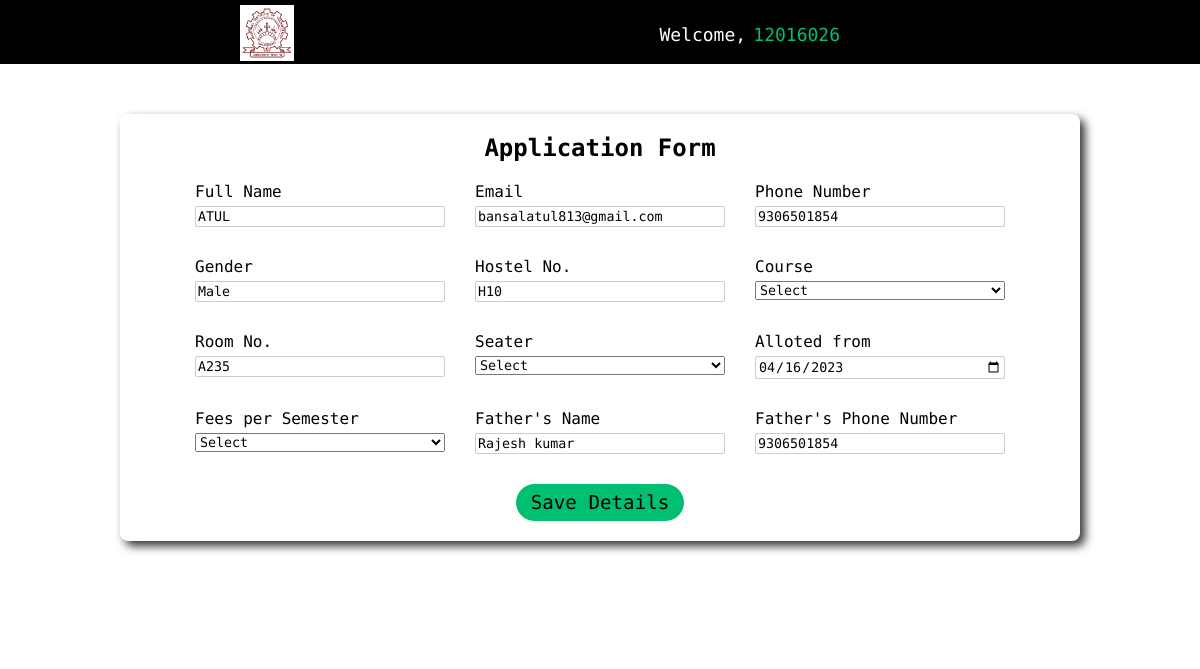
/students/edit_details.php?id=12016026, run on an earlier commit of the app's database.
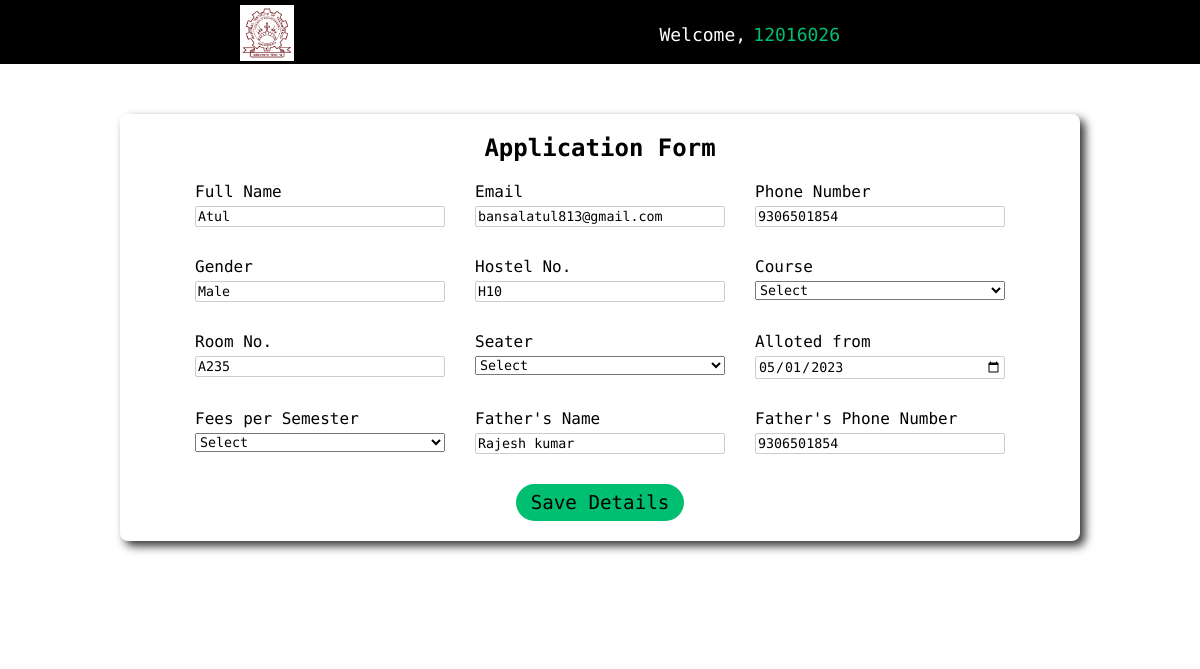
And on a later commit of the database.
### tables this page shows
CREATE TABLE `students` (
  `student_id` int(11) NOT NULL,
  `student_roll` int(11) NOT NULL,
  `student_name` varchar(255) NOT NULL,
  `student_email` varchar(255) NOT NULL,
  `student_phone` bigint(20) NOT NULL,
  `student_pass` varchar(255) NOT NULL,
  `hostel_no` varchar(255) NOT NULL,
  `room_no` varchar(255) NOT NULL,
  `course` varchar(255) NOT NULL,
  `room_seater` int(11) NOT NULL,
  `father_name` varchar(255) NOT NULL,
  `father_phoneno` bigint(20) NOT NULL,
  `your_photo` varchar(255) NOT NULL,
  `gender` varchar(255) NOT NULL,
  `allot_date` date NOT NULL DEFAULT current_timestamp(),
  `fees` int(11) NOT NULL
);

### students/edit_details.php (the view, shortened to what the changed rows need)
<?php
include '../partials/db_connect.php';
?>
<!DOCTYPE html>
<html lang="en">
<head>
    <link rel="stylesheet" href="../css/about_hostel.css">
</head>
<body>
    <?php
    $rollno = $_GET['id'];
    $sql1 = "SELECT * FROM students WHERE student_roll=$rollno";
    $res1 = mysqli_query($conn, $sql1);
    if ($res1 == true) {
        $count1 = mysqli_num_rows($res1);
        if ($count1 == 1) {
            $rows = mysqli_fetch_assoc($res1);
            $student_name = $rows['student_name'];
            $student_email = $rows['student_email'];
            $student_phone = $rows['student_phone'];
            $gender = $rows['gender'];
            $hostel_no = $rows['hostel_no'];
            $room_no = $rows['room_no'];
            $father_phoneno = $rows['father_phoneno'];
            $allot_date = $rows['allot_date'];
            $father_name = $rows['father_name'];
        }
    }
    ?>
    <div class="main-content">
        <div class="wrapper">
            <div class="details">
                <div class="form_detail">
                    <h2 class="text-center">Application Form</h2>
                    <form action="" method="post" enctype="multipart/form-data">
                        <div class="user-details">
                            <div class="input-box">
                                <span>Full Name</span>
                                <input name="student_name" type="text" value="<?php echo $student_name ?>">
                            </div>
                            <div class="input-box">
                                <span>Email</span>
                                <input type="text" value="<?php echo $student_email ?>" name="student_email">
                            </div>
                            <div class="input-box">
                                <span>Phone Number</span>
                                <input type="text" value="<?php echo $student_phone ?>" name="student_phone">
                            </div>
                            <div class="input-box">
                                <span>Gender</span>
                                <input type="text" value="<?php echo $gender ?>" name="gender">
                            </div>
                            <div class="input-box">
                                <span>Hostel No.</span>
                                <input type="text" value="<?php echo $hostel_no ?>" required name="hostel_no">
                            </div>
                            <div class="input-box">
                                <span>Room No.</span>
                                <input type="text" value="<?php echo $room_no?>" name="room_no" required>
                            </div>
                            <div class="input-box">
                                <span>Alloted from</span>
                                <input type="date" value="<?php echo $allot_date?>" name="allot_date" required>
                            </div>
                            <div class="input-box">
                                <span>Father's Name</span>
                                <input type="text" value="<?php echo $father_name?>" name="father_name" required>
                            </div>
                            <div class="input-box">
                                <span>Father's Phone Number</span>
                                <input type="text" value="<?php echo $father_phoneno?>" name="father_phoneno"
                                    pattern="[0-9]{10}" required>
                            </div>
                        </div>
                    </form>
                </div>
            </div>
        </div>
    </div>
</body>

What changed in the data, as far as the page shows it:
removed students: student_name "ATUL", student_email "bansalatul813@gmail.com", student_phone "9306501854", gender "Male", hostel_no "H10", room_no "A235", allot_date "04/16/2023", father_name "Rajesh kumar", father_phoneno "9306501854"
added students: student_name "Atul", student_email "bansalatul813@gmail.com", student_phone "9306501854", gender "Male", hostel_no "H10", room_no "A235", allot_date "05/01/2023", father_name "Rajesh kumar", father_phoneno "9306501854"
